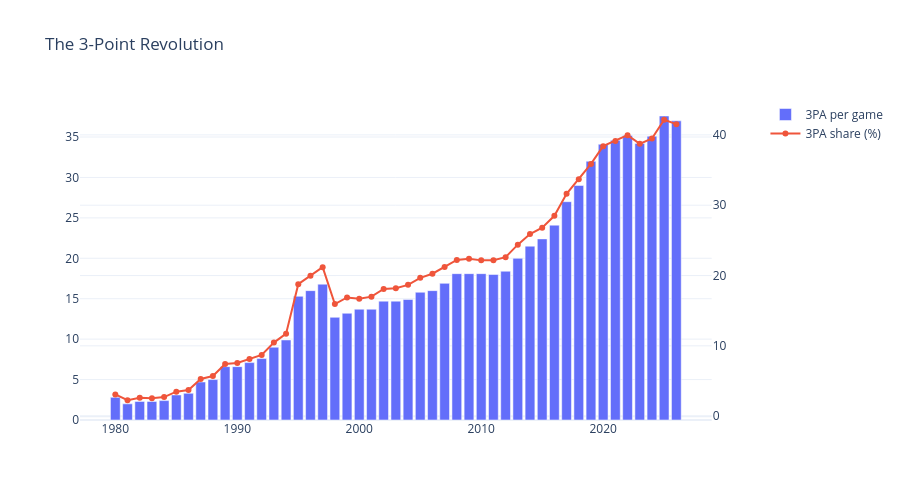

The notebook cell saved with this chart:
### Markdown cell above
<div dir="rtl" style="text-align: right;">

### معرفی ستونها

- **`three_point_attempts_per_game` — میانگین تلاش برای پرتاب سهامتیازی در هر بازی:** میانگین تعداد دفعاتی که بازیکن در هر مسابقه برای شوت سهامتیازی تلاش کرده است؛ چه شوت موفق باشد و چه ناموفق.

- **`field_goal_attempts_per_game` — میانگین تعداد کل تلاشهای شوتزنی در هر بازی:** میانگین تعداد دفعاتی که بازیکن برای شوتهای دوامتیازی و سهامتیازی تلاش کرده است؛ شامل شوتهای موفق و ناموفق، بدون احتساب پرتابهای آزاد.

</div>

### Code cell
l3 = league[league.year >= 1980]
share = l3.three_point_attempts_per_game / l3.field_goal_attempts_per_game * 100

fig = make_subplots(specs=[[{"secondary_y": True}]])
fig.add_bar(x=l3.year, y=l3.three_point_attempts_per_game, name="3PA per game")
fig.add_scatter(x=l3.year, y=share, name="3PA share (%)", mode="lines+markers", secondary_y=True)
fig.update_layout(title="The 3-Point Revolution", height=500)
fig.show(renderer="plotly_mimetype")

### Figure 1 — Plotly figure (JSON) as saved in the notebook; plotly's stock layout.template omitted (floating-point values rounded to 4 significant figures)
{"data": [{"name": "3PA per game", "type": "bar", "x": [1980, 1981, 1982, 1983, 1984, 1985, 1986, 1987, 1988, 1989, 1990, 1991, 1992, 1993, 1994, 1995, 1996, 1997, 1998, 1999, 2000, 2001, 2002, 2003, 2004, 2005, 2006, 2007, 2008, 2009, 2010, 2011, 2012, 2013, 2014, 2015, 2016, 2017, 2018, 2019, 2020, 2021, 2022, 2023, 2024, 2025, 2026], "y": [2.8, 2.0, 2.3, 2.3, 2.4, 3.1, 3.3, 4.7, 5.0, 6.6, 6.6, 7.1, 7.6, 9.0, 9.9, 15.3, 16.0, 16.8, 12.7, 13.2, 13.7, 13.7, 14.7, 14.7, 14.9, 15.8, 16.0, 16.9, 18.1, 18.1, 18.1, 18.0, 18.4, 20.0, 21.5, 22.4, 24.1, 27.0, 29.0, 32.0, 34.1, 34.6, 35.2, 34.2, 35.1, 37.6, 37.0]}, {"mode": "lines+markers", "name": "3PA share (%)", "type": "scatter", "x": [1980, 1981, 1982, 1983, 1984, 1985, 1986, 1987, 1988, 1989, 1990, 1991, 1992, 1993, 1994, 1995, 1996, 1997, 1998, 1999, 2000, 2001, 2002, 2003, 2004, 2005, 2006, 2007, 2008, 2009, 2010, 2011, 2012, 2013, 2014, 2015, 2016, 2017, 2018, 2019, 2020, 2021, 2022, 2023, 2024, 2025, 2026], "xaxis": "x", "y": [3.091, 2.262, 2.608, 2.564, 2.715, 3.479, 3.725, 5.293, 5.701, 7.416, 7.569, 8.142, 8.706, 10.47, 11.73, 18.77, 19.95, 21.19, 15.93, 16.88, 16.69, 17.0, 18.08, 18.19, 18.67, 19.68, 20.25, 21.2, 22.21, 22.37, 22.15, 22.17, 22.6, 24.39, 25.9, 26.79, 28.49, 31.62, 33.68, 35.87, 38.4, 39.14, 39.95, 38.73, 39.48, 42.15, 41.53], "yaxis": "y2"}], "layout": {"height": 500, "title": {"text": "The 3-Point Revolution"}, "xaxis": {"anchor": "y", "domain": [0, 0.94]}, "yaxis": {"anchor": "x", "domain": [0, 1]}, "yaxis2": {"anchor": "x", "overlaying": "y", "side": "right"}}}
